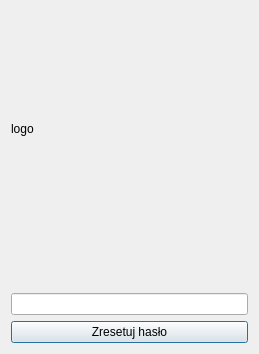
<?xml version="1.0" encoding="UTF-8"?>
<ui version="4.0">
 <class>ResetPassword</class>
 <widget class="QDialog" name="ResetPassword">
  <property name="geometry">
   <rect>
    <x>0</x>
    <y>0</y>
    <width>259</width>
    <height>354</height>
   </rect>
  </property>
  <property name="windowTitle">
   <string>Reset hasła</string>
  </property>
  <layout class="QVBoxLayout" name="verticalLayout_2">
   <item>
    <layout class="QVBoxLayout" name="verticalLayout">
     <item>
      <widget class="QLabel" name="label_logoLogin">
       <property name="minimumSize">
        <size>
         <width>200</width>
         <height>200</height>
        </size>
       </property>
       <property name="text">
        <string>logo</string>
       </property>
      </widget>
     </item>
     <item>
      <spacer name="verticalSpacer">
       <property name="orientation">
        <enum>Qt::Vertical</enum>
       </property>
       <property name="sizeType">
        <enum>QSizePolicy::Fixed</enum>
       </property>
       <property name="sizeHint" stdset="0">
        <size>
         <width>20</width>
         <height>40</height>
        </size>
       </property>
      </spacer>
     </item>
     <item>
      <widget class="QLineEdit" name="lineEdit_mail"/>
     </item>
     <item>
      <widget class="QPushButton" name="pushButton_resetPassword">
       <property name="text">
        <string>Zresetuj hasło</string>
       </property>
      </widget>
     </item>
    </layout>
   </item>
  </layout>
 </widget>
 <resources/>
 <connections/>
</ui>
